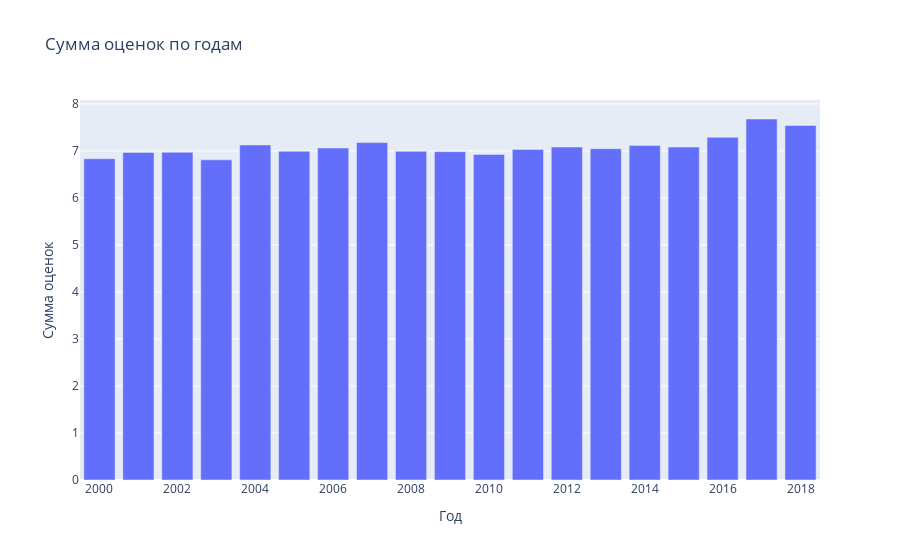

Notebook source saved alongside this figure:
### Code cell
sales_df = df_work[[x for x in df_work.columns if 'rate' in x] + ['year']]
sum_sales_by_year = sales_df.groupby('year').mean()

fig = go.Figure(data=[go.Bar(name=column, x=sum_sales_by_year.index, y=sum_sales_by_year[column]) for column in sum_sales_by_year.columns])

fig.update_layout(title='Сумма оценок по годам', xaxis_title='Год', yaxis_title='Сумма оценок')

### Figure 1 — Plotly figure (JSON) as saved in the notebook; plotly's stock layout.template omitted (floating-point values rounded to 4 significant figures)
{"data": [{"name": "rate", "type": "bar", "x": [2000, 2001, 2002, 2003, 2004, 2005, 2006, 2007, 2008, 2009, 2010, 2011, 2012, 2013, 2014, 2015, 2016, 2017, 2018], "y": [6.834, 6.969, 6.972, 6.811, 7.128, 6.993, 7.063, 7.178, 6.992, 6.985, 6.926, 7.032, 7.084, 7.048, 7.118, 7.082, 7.29, 7.68, 7.542]}], "layout": {"title": {"text": "Сумма оценок по годам"}, "xaxis": {"title": {"text": "Год"}}, "yaxis": {"title": {"text": "Сумма оценок"}}}}
